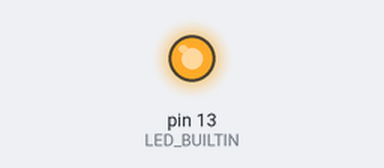
Simulated run of this sketch. Board: Arduino Uno, built with avr-gcc and run on an emulated ATmega328P. Parts: output pins drawn as LEDs (lit = HIGH).

Above: at 4.5 s.
At 9.0 s:
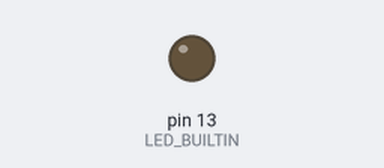
Timing chart, 0 to 15.0 s (numbered marks = the images above):
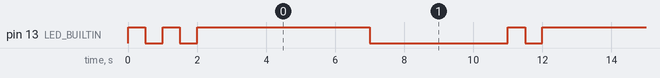

The sketch:

MY_BLINK.ino
```cpp
void setup () {
  pinMode (LED_BUILTIN, OUTPUT);
  digitalWrite (LED_BUILTIN, HIGH);
  delay (500);
  digitalWrite (LED_BUILTIN, LOW);
  delay (500);
  digitalWrite (LED_BUILTIN, HIGH);
  delay (500);
  digitalWrite (LED_BUILTIN, LOW);
  delay (500);
}
 void loop () {
  digitalWrite (LED_BUILTIN, HIGH);
  delay (5000);
  digitalWrite (LED_BUILTIN, LOW);
  delay (4000);
  digitalWrite (LED_BUILTIN, HIGH);
  delay (500);
  digitalWrite (LED_BUILTIN, LOW);
  delay (500);
 }
```

Measured:
- by itself, pin 13 (LED_BUILTIN): repeats every 10.0 s: HIGH 0.50 s, LOW 0.50 s, HIGH 5.0 s, LOW 4.0 s
- by itself, everything shown: repeats every 10.0 s, in 4 steps
